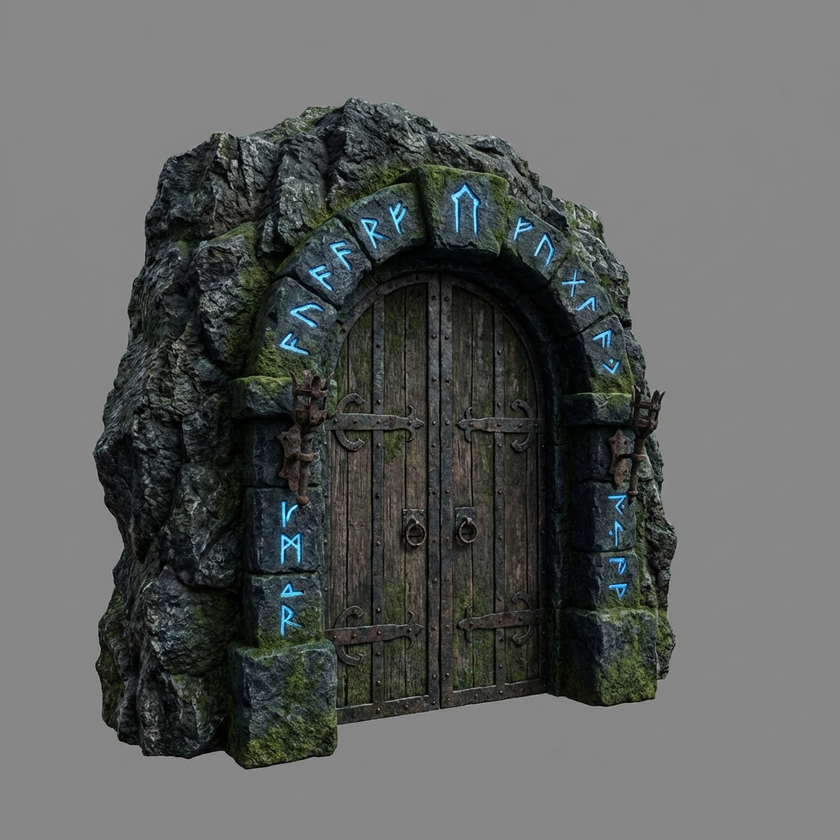
#> input picture assets/images/cave_door_stone.png, 840 x 840 px, shrunk from 1024 x 1024 before the run
$ python fix_door_bg.py
#> lines starting #> are read from the running program, lines starting #| are printed output that depends on the picture
from PIL import Image
import os

def check_and_fix_door():
    path = 'assets/images/cave_door_stone.png'
    if not os.path.exists(path):
        print("Door not found.")
        return

    img = Image.open(path).convert("RGBA")
    pixels = img.load()
    w, h = img.size
#> w = 840; h = 840

    # Check corners
    corners = [(0,0), (w-1, 0), (0, h-1), (w-1, h-1)]
#> corners = [(0, 0), (839, 0), (0, 839), (839, 839)]
    transparent_corners = 0
    bg_color = None

    for x, y in corners:
        if pixels[x, y][3] == 0:
            transparent_corners += 1
        else:
            bg_color = pixels[x, y]
#> this loop made 4 passes
#> bg_color on passes 1 to 4: (135, 135, 135, 255), (136, 136, 136, 255), (134, 134, 134, 255), (134, 134, 134, 255)
#> after the loop, transparent_corners = 0

    if transparent_corners == 4:
        print("Door is already transparent.")
        return

    print(f"Door has background {bg_color}. Fixing...")
#> (printed output is left out)

    # Simple Flood Fill from corners
    from collections import deque
    queue = deque(corners)
    visited = set(corners)

    # Tolerance
    tol = 30

    start_color = bg_color
#> start_color = (134, 134, 134, 255)

    def matches(c1, c2):
        return sum(abs(a-b) for a,b in zip(c1, c2)) < tol

    while queue:
        x, y = queue.popleft()
        if not (0 <= x < w and 0 <= y < h): continue

        current = pixels[x, y]
        if matches(current, start_color):
            pixels[x, y] = (0, 0, 0, 0)

            for dx, dy in [(-1,0), (1,0), (0,-1), (0,1)]:
                nx, ny = x + dx, y + dy
                if (nx, ny) not in visited:
                    visited.add((nx, ny))
                    queue.append((nx, ny))
#> this loop made 400787 passes
#> after the loop, visited = 400787 items

    img.save(path)
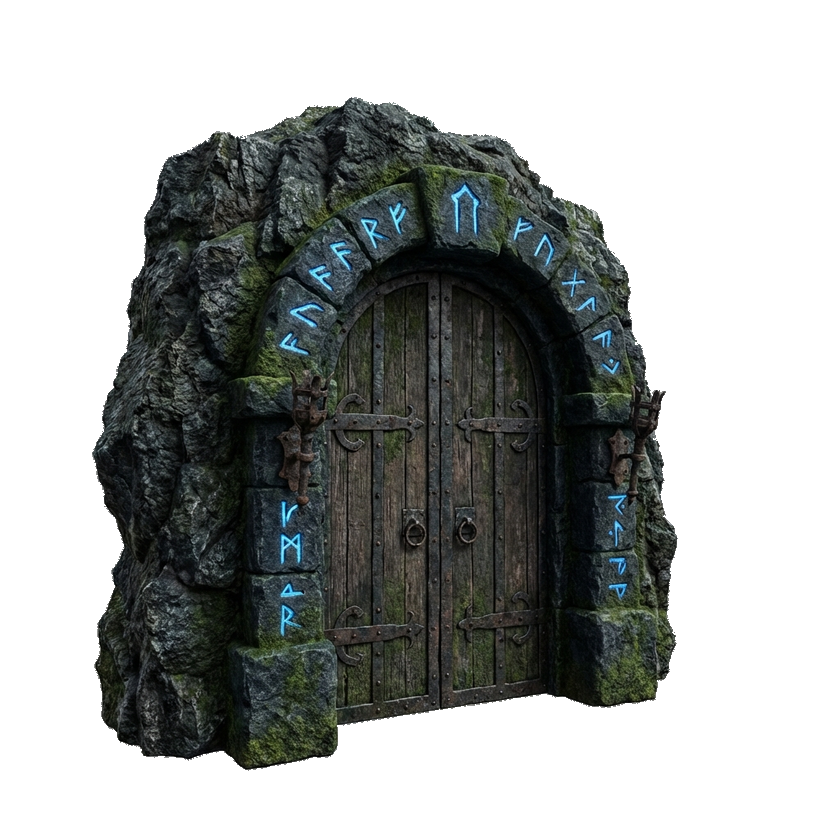
#> saved as cave_door_stone.png: PIL image 840x840 RGBA; mean R, G, B, A 19.6, 22.2, 20.8, 112.2; transparent parts drawn white
    print("Door background removed.")

if __name__ == "__main__":
    check_and_fix_door()
